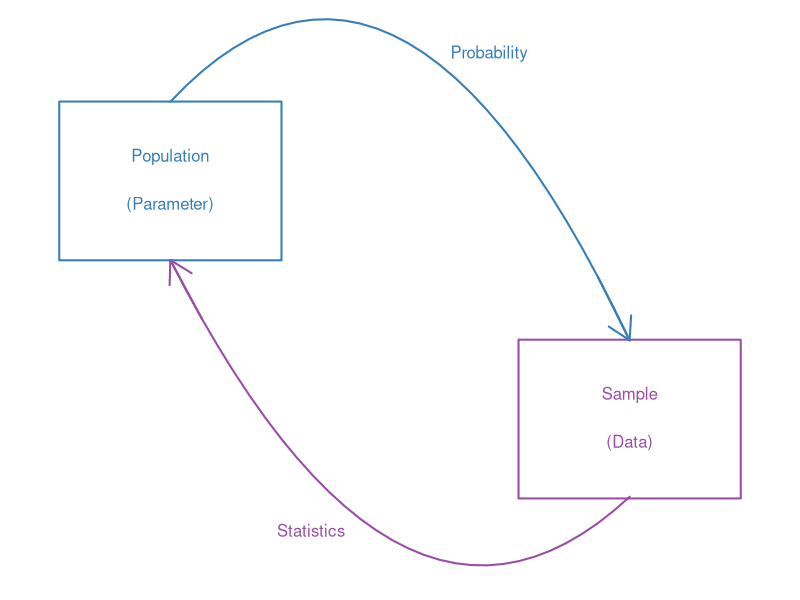
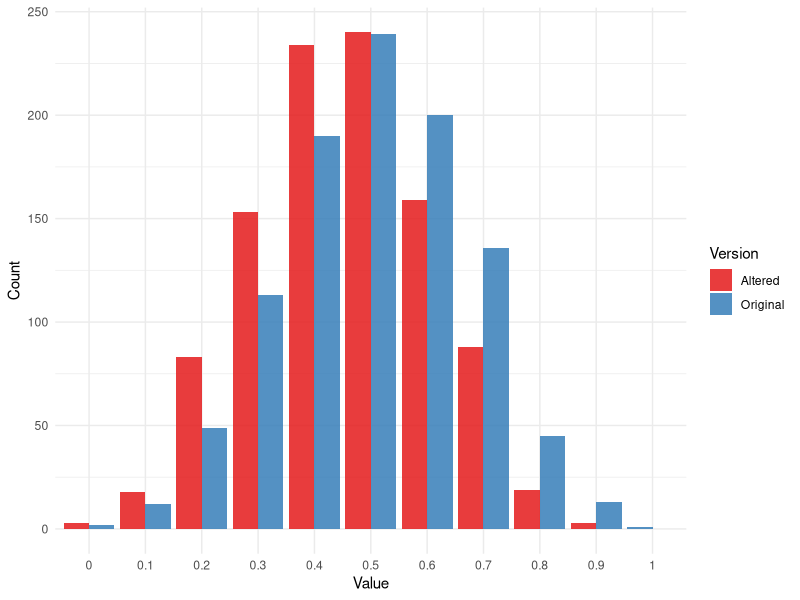

These figures' R source, in order: (Note: this script raises an error after producing the figures.)
## ---- chunk 1
#| echo: false


library(knitr)
library(formatR)
library(tidyverse)
opts_chunk$set(out.width = '100%', options(width=60))

opts_knit$set(global.par = TRUE)
opts_chunk$set(echo=FALSE, warning = FALSE, message = FALSE, comment = '', class.output='sh',
               fig.width=8, fig.height=5, fig.align = "center")

my_red <- "#E41A1C"
my_blue <- "#377EB8"
my_green <- "#4DAF4A"
my_purple <- "#984EA3"
my_orange <- "#FF7F00"
my_yellow <- "#FFFF33"
my_red2 <- "#FBB4AE" 
my_blue2 <- "#B3CDE3" 
my_green2 <- "#CCEBC5" 
my_purple2 <- "#DECBE4"
my_orange2 <- "#FED9A6"
my_yellow2 <- "#FFFFCC"

## ---- chunk 2
#| fig.width: 6
#| fig.height: 2
#| out.width: "100%"

# Zero out standard plot margins
par(mar = c(0, 0, 0, 0))

# Initialize empty canvas
plot(0, 0, col = "white", xlim = c(0, 5), ylim = c(0, 3.5),
     bty = "n", xlab = "", ylab = "", xaxt = "n", yaxt = "n")

# --- Left Box (Population) ---
polygon(x = c(0.2, 1.7, 1.7, 0.2), y = c(2, 2, 3, 3), border = my_blue, lwd = 2)

# --- Right Box (Sample) ---
polygon(x = c(3.3, 4.8, 4.8, 3.3), y = c(.5, .5, 1.5, 1.5), border = my_purple, lwd = 2)

# --- Top Curve (Probability) ---
x_top <- seq(0.95, 4.05, length = 30)
y_top <- -0.478 * x_top^2 + 1.905 * x_top + 1.621
points(x_top, y_top, type = 'l', col = my_blue, lwd = 2)

# Top Arrow (pointing to Sample)
arrows(x0 = x_top[28], x1 = x_top[30], 
       y0 = y_top[28], y1 = y_top[30], 
       col = my_blue, lwd = 2)

# --- Bottom Curve (Statistics) ---
x_bot <- seq(0.95, 4.05, length = 30)
y_bot <- 0.435 * x_bot^2 - 2.656 * x_bot + 4.132
points(x_bot, y_bot, type = 'l', col = my_purple, lwd = 2)

# Bottom Arrow (pointing to Population)
arrows(x0 = x_bot[3], x1 = x_bot[1], 
       y0 = y_bot[3], y1 = y_bot[1], 
       col = my_purple, lwd = 2)

# --- Text Labels ---
text(x = 0.95, y = 2.65, "Population", col = my_blue)
text(x = 0.95, y = 2.35, "(Parameter)", col = my_blue)

text(x = 4.05, y = 1.15, "Sample", col = my_purple)
text(x = 4.05, y = 0.85, "(Data)", col = my_purple)

text(x = 3.1, y = 3.3, "Probability", col = my_blue)
text(x = 1.9, y = 0.3, "Statistics", col = my_purple)
## ---- chunk 3
#| echo: true
set.seed(1204)
rbinom(n = 1, size = 1, prob = .5)
## ---- chunk 4
#| echo: true
set.seed(5632)
rbinom(n = 1, size = 1, prob = .5)

## ---- chunk 5
#| echo: true
set.seed(11234)
rbinom(n = 1, size = 1, prob = .5)
## ---- chunk 6
#| echo: true
set.seed(865)
rbinom(n = 1, size = 1, prob = .5)
## ---- chunk 7
#| echo: true
set.seed(4210)
(zeros_and_ones <- rbinom(n = 10, size = 1, prob = .5))
## ---- chunk 8

(heads_or_tals <- ifelse(test = zeros_and_ones == 1, 
                         yes = "heads", no = "tails"))
## ---- chunk 9
#| echo: true
flips  <- 10 ## number of flips
p <- .5 ## probability heads

set.seed(521)
outcome <- rbinom(n = flips, size = 1, prob = p)
outcome
mean(outcome) ## proportion heads
## ---- chunk 10
#| echo: true
outcome[5] <- 0
outcome
mean(outcome)
## ---- chunk 11
#| echo: true
set.seed(331)
outcome <- rbinom(n = flips, size = 1, prob = p)
outcome
mean(outcome)

## ---- chunk 12
#| echo: true
outcome[5] <- 0
outcome
mean(outcome)

## ---- chunk 13
#| echo: true
iter <- 1000 ## how many iterations in my simulation
original_result <- numeric(iter) ## empty vector to save results
altered_result <- numeric(iter) ## empty vector to save results
set.seed(124)
for(i in 1:iter){
  outcome <- rbinom(n = 10, size = 1, prob = p)
  original_result[i] <- mean(outcome) ## save raw result
  outcome[5] <- 0
  altered_result[i] <- mean(outcome) # save altered result
}

## ---- chunk 14
#| echo: true
summary(original_result)
summary(altered_result)
## ---- chunk 15
df <- data.frame(
  value = factor(c(original_result, altered_result), levels = seq(0, 1, by = 0.1)),
  group = rep(c("Original", "Altered"), each = 1000)
)

ggplot(df, aes(x = value, fill = group)) +
  geom_bar(position = position_dodge(preserve = "single"), alpha = 0.85) +
  scale_fill_manual(values = c("Original" = "#377eb8", "Altered" = "#e41a1c")) +
  scale_x_discrete(drop = FALSE) +
  labs(
    x = "Value",
    y = "Count",
    fill = "Version"
  ) +
  theme_minimal()


## ---- chunk 16

rd_file <- utils:::.getHelpFile(help("rnorm"))
tools::Rd2HTML(rd_file, out = "rnorm_help.html")
